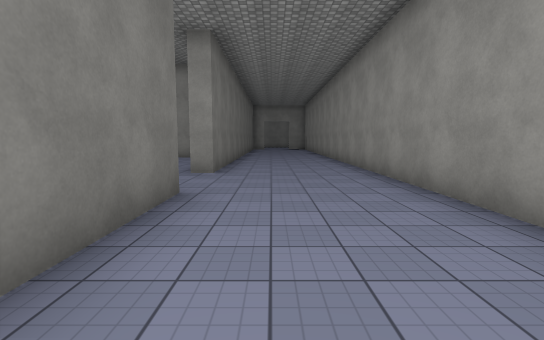
view 1 (above)

24 first-person views from a walk through a scene from a Unity 3-D project. The camera is 1.5 m above the floor, tilts 6° down and sees 85° across. The floor is counted in squares, 2 m on a side. Each view is taken from the middle of a square. On the plan, view 1 faces up. The plan holds only what a view shows up to about 10 squares ahead; the rest is blank. The place goes on beyond the plan. Surface patterns are stand-ins for the level's own textures.

view 2
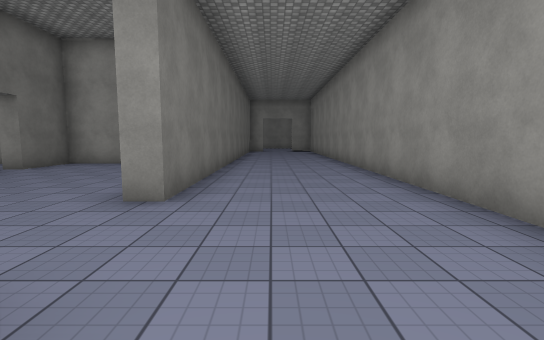

view 3
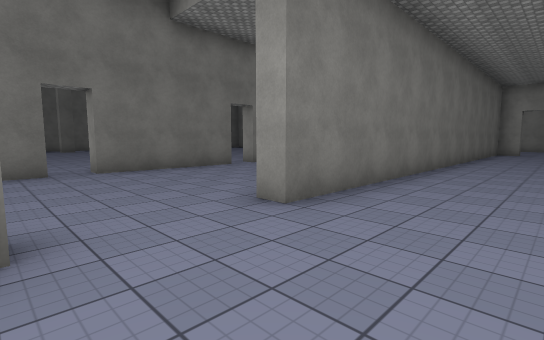

view 4
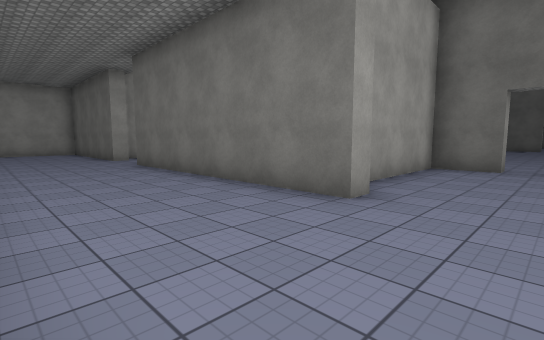

view 5
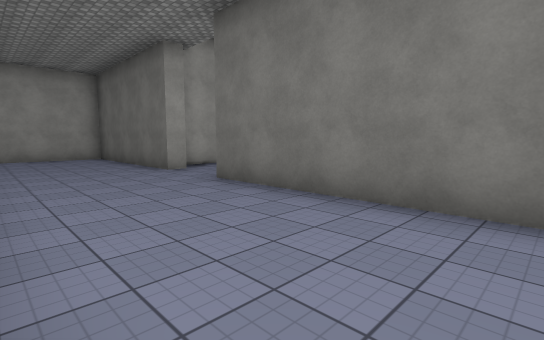

view 6
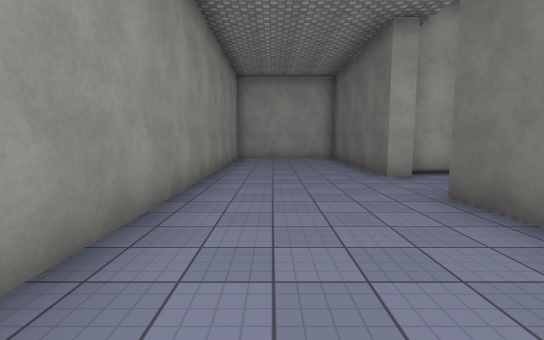

view 7
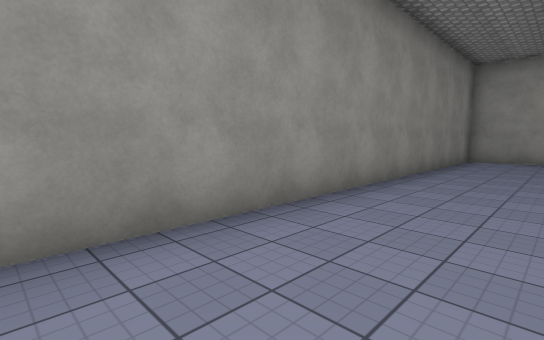

view 8
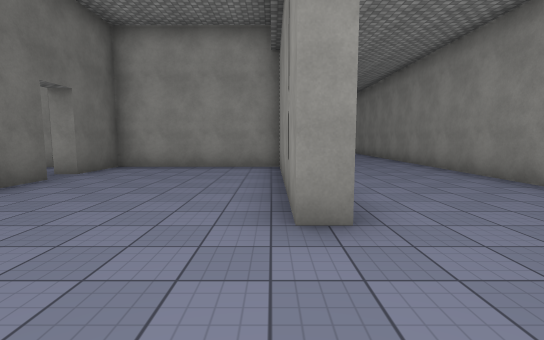

view 9
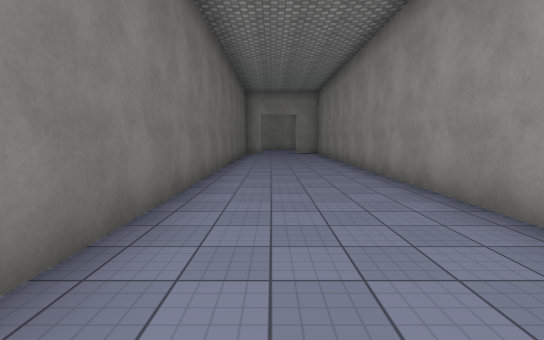

view 10
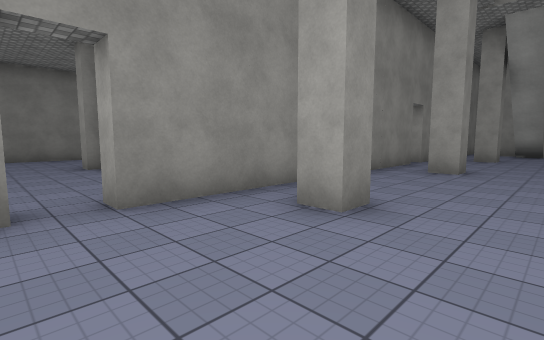

view 11
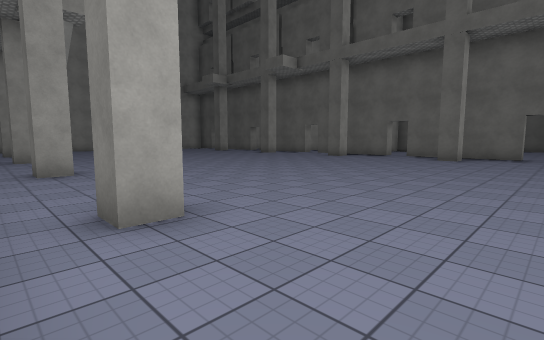

view 12
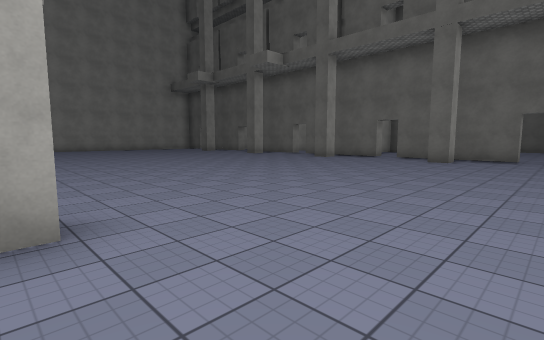

view 13
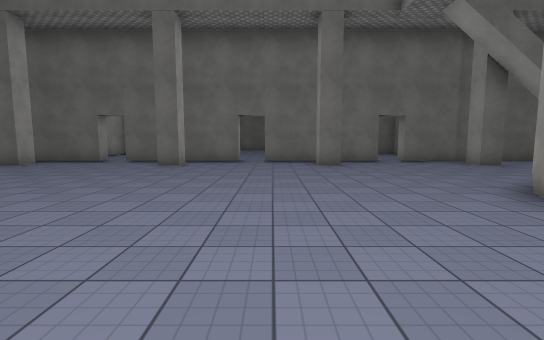

view 14
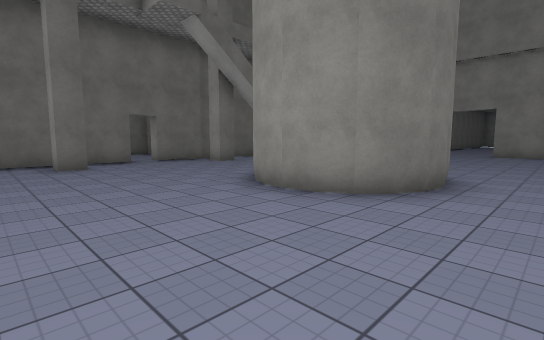

view 15
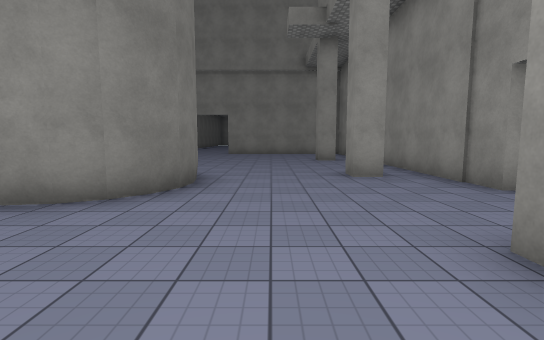

view 16
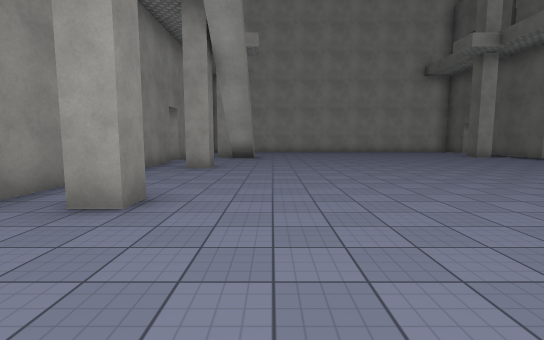

view 17
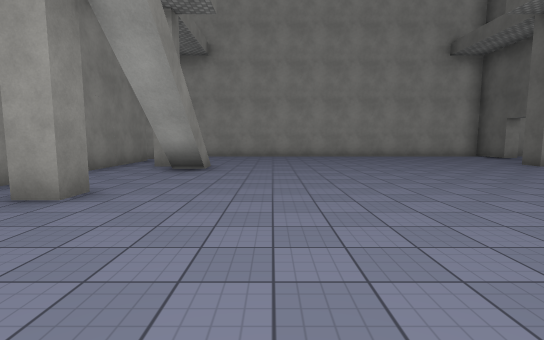

view 18
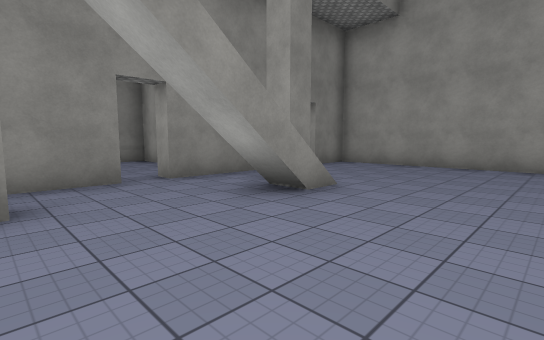

view 19
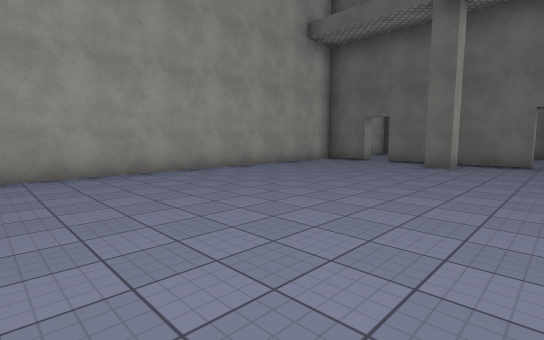

view 20
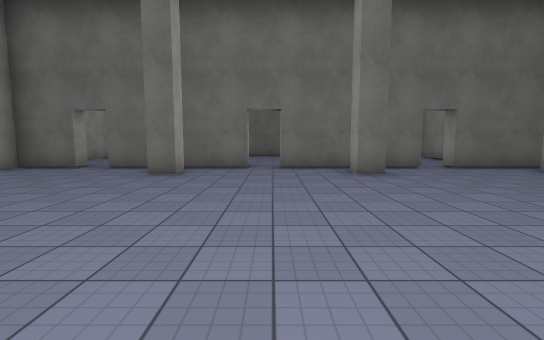

view 21
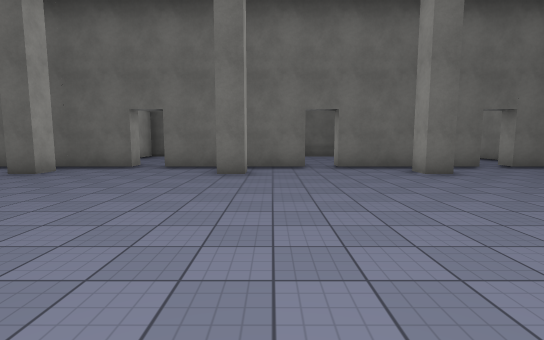

view 22
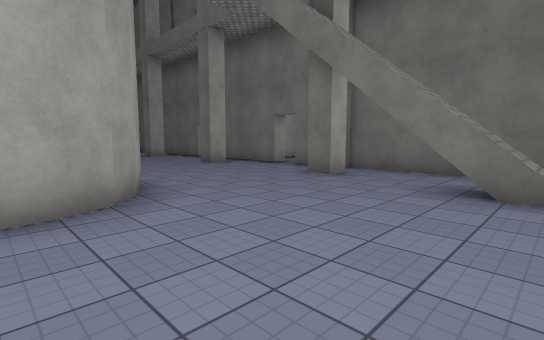

view 23
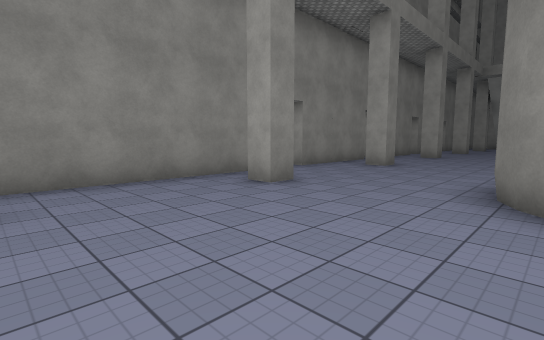

view 24
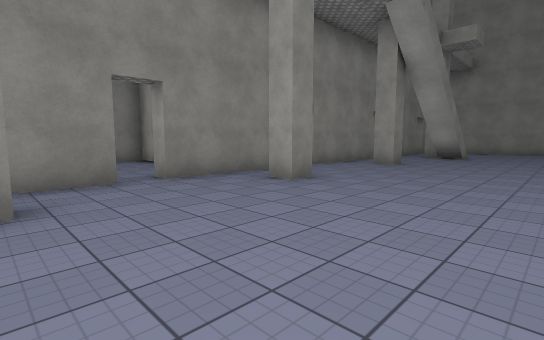

### Floor plan
Points are (right, up) in squares from view 1. A wall is a line through its corners. A room is listed if a view was taken in it or the views show most of it. See-through windows are left out.
Room 1 (views 1, 2, 3, 4, 5, 6, 7, 9)
walls: (-1.3, 4.1) (-1.3, -2.9); (-1.3, -4.9) (-1.3, -9.1); (-1.3, 16) (-1.3, 6.5); (0, -10.3) (2.3, -10.3) (2.3, 16)
ways out: opening at (-1, 5.5) to room 2; opening at (-1, -3.5)
Room 2 (view 8)
walls: (-1.3, 6.5) (-1.8, 6.5) (-1.8, 11.5); (-1.9, 4.1) (-1.3, 4.1); (-6.1, 5) (-6.2, 3.4) (-2.9, 3.4); (-6.1, 9.5) (-6.1, 5.8); (-1.7, 12) (-6.1, 12) (-6.1, 10.3)
ways out: opening at (-1, 5.5) to room 1; opening at (-6, 10) to room 3; gap at (-6, 5.5) to room 3
Room 3 (views 10, 11, 12, 13, 14, 15, 16, 17, 18, 19, 20, 21, 22, 23, 24)
walls: (-8.4, 2.8) (-8.4, 3.4) (-7.8, 3.4) (-7.8, 2.8); (-8.4, -1.8) (-8.4, -1.1) (-7.8, -1.1) (-7.8, -1.8); (-6.7, 1.3) (-6.7, 5) (-6.1, 5); (-20.1, 0.5) (-19.7, 0.5) (-19.7, -3.3) (-20.2, -3.3); (-6.7, -3.2) (-6.7, 0.5) (-6.1, 0.5); (-8.4, 7.2) (-8.4, 7.9) (-7.8, 7.9); (-19.7, 5) (-19.7, 1.2) (-20.2, 1.2); (-6.1, 5.8) (-6.7, 5.8) (-6.7, 9.5) (-6.1, 9.5); (-19.7, -4.1) (-19.7, -7.9); (-8.4, -6.2) (-8.4, -5.6) (-7.8, -5.6) (-7.8, -6.2); (-14.8, 11.5) (-14.5, 12) (-14.1, 12.4) (-13.6, 12.7) (-13, 12.8); (-6.7, -7.7) (-6.7, -4); (-20.2, 9.5) (-19.7, 9.5) (-19.7, 5.8); (-11.7, 12.1) (-11.4, 11.5) (-11.3, 11) (-11.4, 10.5) (-11.6, 10) (-12, 9.6) (-12.5, 9.3) (-13, 9.3) (-13.6, 9.3) (-14.1, 9.6); (-6.1, 10.3) (-6.7, 10.3) (-6.7, 15.9); (-20.2, -8.6) (-19.7, -8.6) (-19.7, -12.2); (-7.7, 12) (-8.4, 12) (-8.4, 12.4) (-7.8, 12.4); (-8.4, -10.8) (-8.4, -10.1) (-7.7, -10.1); (-19.7, 12) (-19.7, 10.3) (-20.1, 10.3); (-6.7, -12.1) (-6.7, -8.6); (-19.7, -13.1) (-19.7, -14.6) (-19.1, -14.6); (-17.6, -14.6) (-6.7, -14.6) (-6.7, -13.1); (-19.9, 15.8) (-19.9, 11.9)
ways out: opening at (-6, 10) to room 2; gap at (-6, 5.5) to room 2; opening at (-20, -8); opening at (-20, -4); opening at (-20, 1); opening at (-20, 10); opening at (-6, -8); opening at (-6, 1); gap at (-20, -12.5); gap at (-20, 5.5); gap at (-6, -12.5); gap at (-6, -3.5)

Where each view was taken, in squares from view 1:
view 1: 0 up, 0 right, facing up
view 2: 3 up, 0 right, facing up
view 3: 4 up, 1 right, facing up-left
view 4: 6 up, 2 right, facing down-left
view 5: 2 up, 2 right, facing down-left
view 6: 1 up, 1 right, facing down
view 7: 1 up, 0 right, facing down-right
view 8: 4 up, 2 left, facing up
view 9: 6 up, 0 right, facing up
view 10: 6 up, 10 left, facing down-right
view 11: 6 up, 7 left, facing down-left
view 12: 6 up, 8 left, facing down-left
view 13: 6 up, 10 left, facing left
view 14: 6 up, 10 left, facing up-left
view 15: 6 up, 10 left, facing up
view 16: 2 up, 10 left, facing down
view 17: 2 down, 11 left, facing down
view 18: 6 down, 12 left, facing down-right
view 19: 8 down, 10 left, facing down-left
view 20: 8 down, 12 left, facing left
view 21: 5 down, 12 left, facing left
view 22: 16 up, 13 left, facing down-left
view 23: 16 up, 12 left, facing down-right
view 24: 3 up, 12 left, facing down-right
